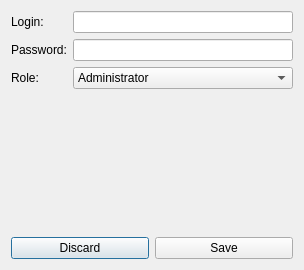
<?xml version="1.0" encoding="UTF-8"?>
<ui version="4.0">
 <class>UserEditDialog</class>
 <widget class="QDialog" name="UserEditDialog">
  <property name="geometry">
   <rect>
    <x>0</x>
    <y>0</y>
    <width>304</width>
    <height>270</height>
   </rect>
  </property>
  <property name="windowTitle">
   <string>Dialog</string>
  </property>
  <layout class="QVBoxLayout" name="verticalLayout">
   <item>
    <layout class="QFormLayout" name="formLayout">
     <item row="0" column="0">
      <widget class="QLabel" name="label">
       <property name="text">
        <string>Login:</string>
       </property>
      </widget>
     </item>
     <item row="0" column="1">
      <widget class="QLineEdit" name="lineEdit">
       <property name="text">
        <string/>
       </property>
      </widget>
     </item>
     <item row="1" column="0">
      <widget class="QLabel" name="label_2">
       <property name="text">
        <string>Password:</string>
       </property>
      </widget>
     </item>
     <item row="1" column="1">
      <widget class="QLineEdit" name="lineEdit_2">
       <property name="text">
        <string/>
       </property>
       <property name="echoMode">
        <enum>QLineEdit::Password</enum>
       </property>
      </widget>
     </item>
     <item row="2" column="0">
      <widget class="QLabel" name="label_3">
       <property name="text">
        <string>Role:</string>
       </property>
      </widget>
     </item>
     <item row="2" column="1">
      <widget class="QComboBox" name="comboBox">
       <item>
        <property name="text">
         <string>Administrator</string>
        </property>
       </item>
       <item>
        <property name="text">
         <string>Dispatcher</string>
        </property>
       </item>
       <item>
        <property name="text">
         <string>Captain</string>
        </property>
       </item>
      </widget>
     </item>
    </layout>
   </item>
   <item>
    <spacer name="verticalSpacer">
     <property name="orientation">
      <enum>Qt::Vertical</enum>
     </property>
     <property name="sizeHint" stdset="0">
      <size>
       <width>20</width>
       <height>138</height>
      </size>
     </property>
    </spacer>
   </item>
   <item>
    <layout class="QHBoxLayout" name="horizontalLayout_2">
     <item>
      <widget class="QPushButton" name="pushButton_3">
       <property name="text">
        <string>Discard</string>
       </property>
      </widget>
     </item>
     <item>
      <widget class="QPushButton" name="pushButton_4">
       <property name="text">
        <string>Save</string>
       </property>
      </widget>
     </item>
    </layout>
   </item>
  </layout>
 </widget>
 <resources/>
 <connections/>
</ui>
